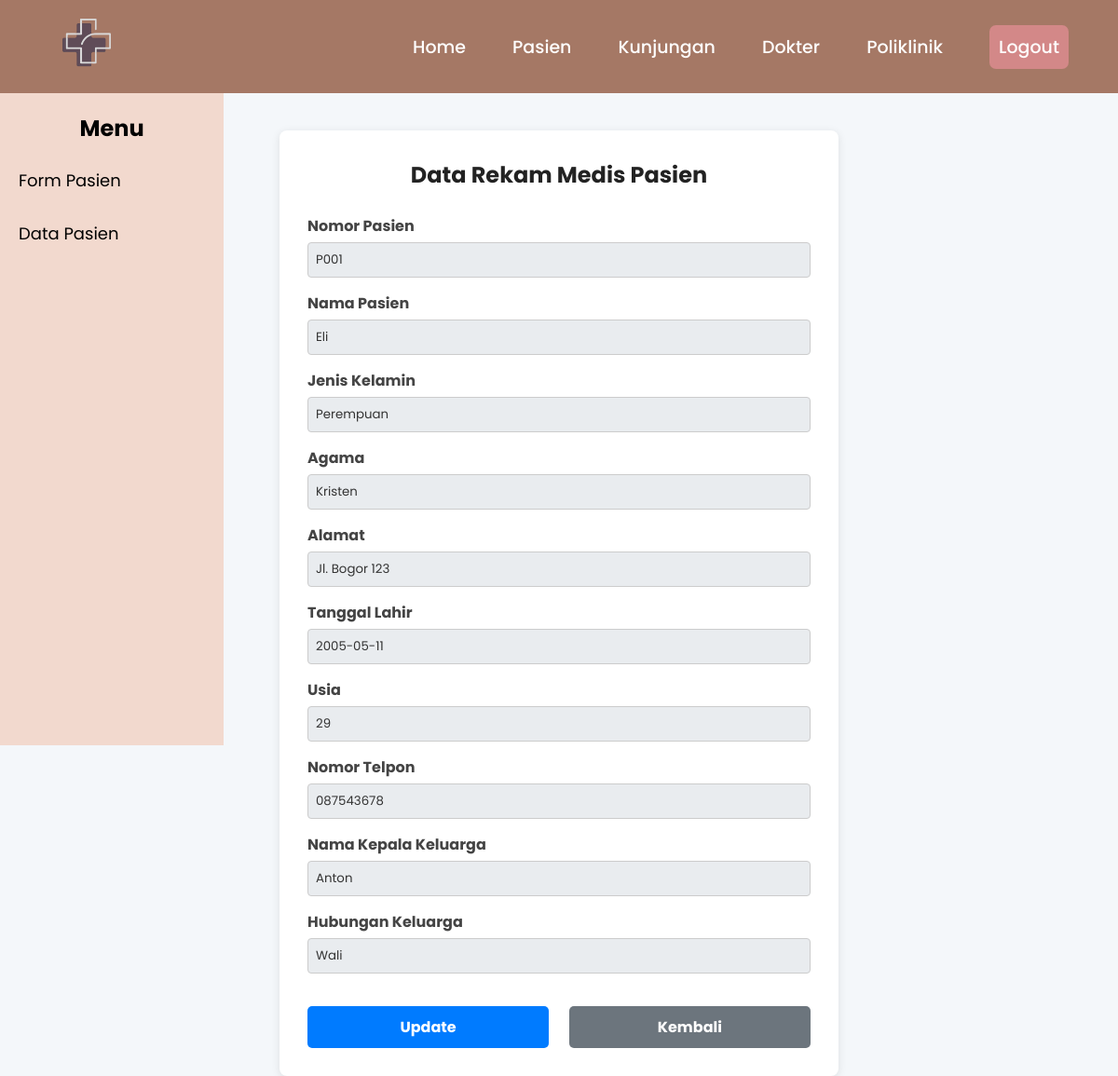
Screenshot of /Admin/p_lihat.php?no_pasien=P001 with the database file from the repository.
### tables this page shows
CREATE TABLE `pasien` (
  `no_pasien` varchar(11) NOT NULL,
  `nm_pasien` varchar(100) NOT NULL,
  `j_kel` enum('Perempuan','Laki-laki','','') NOT NULL,
  `agama` enum('Islam','Kristen','Budha','Hindu','Katolik','Konghucu') NOT NULL,
  `alamat` varchar(100) NOT NULL,
  `tgl_lahir` date NOT NULL,
  `usia` int(5) NOT NULL,
  `no_telp` varchar(15) NOT NULL,
  `nm_kk` varchar(50) NOT NULL,
  `hub_kel` enum('Ayah','Ibu','Anak','Suami','Istri','Wali','Lainnya') NOT NULL
);

### Admin/p_lihat.php (the view, shortened to what this page needs)
<?php
include('../koneksi.php');
include("a_header.php");
include("p_sidebar.php");
$no_pasien = $_GET['no_pasien'] ?? null;
$sql = "SELECT * FROM pasien WHERE no_pasien = '$no_pasien'";
$hasil = $koneksi->query($sql);
$data = $hasil->fetch_assoc();
?>
<!DOCTYPE html>
<html lang="id">
<head>
</head>
<body>
<div class="content-wrapper">
    <main class="main-content">
        <div class="header">
            <h2>Data Rekam Medis Pasien</h2>
        </div>
        <form class="form-display" readonly>
            <div class="form-group">
                <label>Nomor Pasien</label>
                <input type="text" value="<?= $data['no_pasien'] ?>" readonly>
            </div>
            <div class="form-group">
                <label>Nama Pasien</label>
                <input type="text" value="<?= $data['nm_pasien'] ?>" readonly>
            </div>
            <div class="form-group">
                <label>Jenis Kelamin</label>
                <input type="text" value="<?= $data['j_kel'] ?>" readonly>
            </div>
            <div class="form-group">
                <label>Agama</label>
                <input type="text" value="<?= $data['agama'] ?>" readonly>
            </div>
            <div class="form-group">
                <label>Alamat</label>
                <input type="text" value="<?= $data['alamat'] ?>" readonly>
            </div>
            <div class="form-group">
                <label>Tanggal Lahir</label>
                <input type="text" value="<?= $data['tgl_lahir'] ?>" readonly>
            </div>
            <div class="form-group">
                <label>Usia</label>
                <input type="text" value="<?= $data['usia'] ?>" readonly>
            </div>
            <div class="form-group">
                <label>Nomor Telpon</label>
                <input type="text" value="<?= $data['no_telp'] ?>" readonly>
            </div>
            <div class="form-group">
                <label>Nama Kepala Keluarga</label>
                <input type="text" value="<?= $data['nm_kk'] ?>" readonly>
            </div>
            <div class="form-group">
                <label>Hubungan Keluarga</label>
                <input type="text" value="<?= $data['hub_kel'] ?>" readonly>
            </div>
            <div class="form-actions">
                <a href="p_update.php?no_pasien=<?= $data['no_pasien'] ?>" class="btn-update">Update</a>
                <a href="pasien_data.php" class="btn-kembali">Kembali</a>
            </div>
        </form>
    </main>
</div>
</body>
</html>

### Admin/a_header.php (style rules this page uses)
* { margin: 0; padding: 0; box-sizing: border-box; font-family: 'Poppins', sans-serif; }

### Admin/p_lihat.php (style rules this page uses)
body { font-family: Arial, sans-serif; background-color: #f4f7fa; }
.content-wrapper { display: flex; justify-content: center; padding-top: 140px; }
.main-content { background-color: #fff; padding: 30px; border-radius: 8px; width: 600px; box-shadow: 0 2px 10px rgba(0, 0, 0, 0.1); }
.header h2 { text-align: center; margin-bottom: 25px; color: #222; }
.form-display { display: flex; flex-direction: column; gap: 15px; }
.form-group { display: flex; flex-direction: column; }
.form-group label { font-weight: bold; margin-bottom: 5px; color: #444; }
.form-group input { padding: 8px; border: 1px solid #ccc; background-color: #e9ecef; border-radius: 4px; color: #333; }
.form-actions { display: flex; justify-content: space-between; margin-top: 20px; }
.form-actions a { width: 48%; text-align: center; padding: 10px; text-decoration: none; border-radius: 5px; font-weight: bold; }
.btn-update { background-color: #007bff; color: white; }
.btn-kembali { background-color: #6c757d; color: white; }

### rows the page displays
pasien: no_pasien "P001", nm_pasien "Eli", j_kel "Perempuan", agama "Kristen", alamat "Jl. Bogor 123", tgl_lahir "2005-05-11", usia "29", no_telp "087543678", nm_kk "Anton", hub_kel "Wali"
